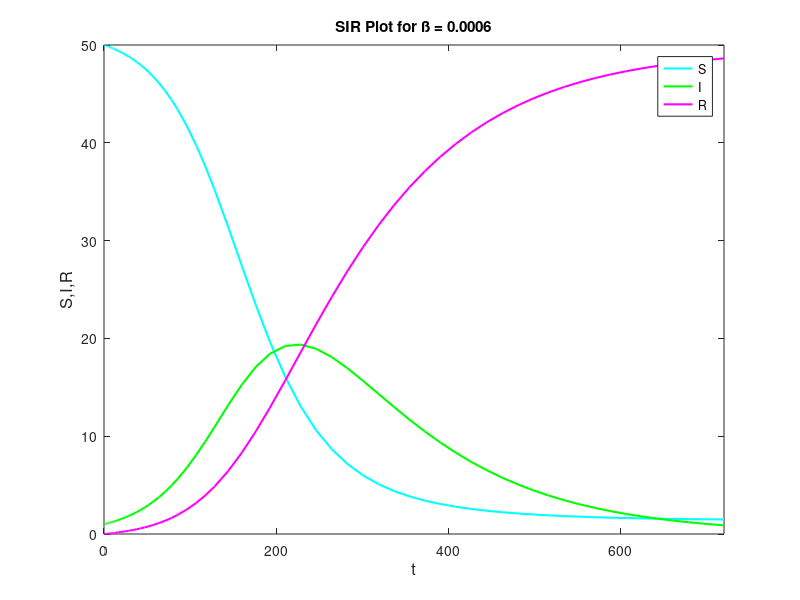

The MATLAB script that drew this image:
function SIR_model

clc;
clear all;

[T,Y] = ode45(@Bqfun1,[0 720], [50 1 0]);
 
%plot of S
plot(T,Y(:,1), 'c-', 'linewidth', 1.5)
hold on
%plot of I
plot(T,Y(:,2), 'g-' , 'linewidth', 1.5)
hold on
%plot of R
plot(T,Y(:,3), 'm-' , 'linewidth', 1.5) 
hold on
xlim([0 720])
title('SIR Plot for ß = 0.0006');
xlabel('t', 'fontsize', 12)
ylabel('S,I,R', 'fontsize', 12)
legend('S','I','R' )
 
function dy1 = Bqfun1(t,y)

beta = 0.0006; % ß will be 0.0026 and 0.0013 
gamma = 0.0083;
dy1 = [-beta*y(1)*y(2) ; beta*y(1)*y(2)-gamma*y(2) ; gamma*y(2)]